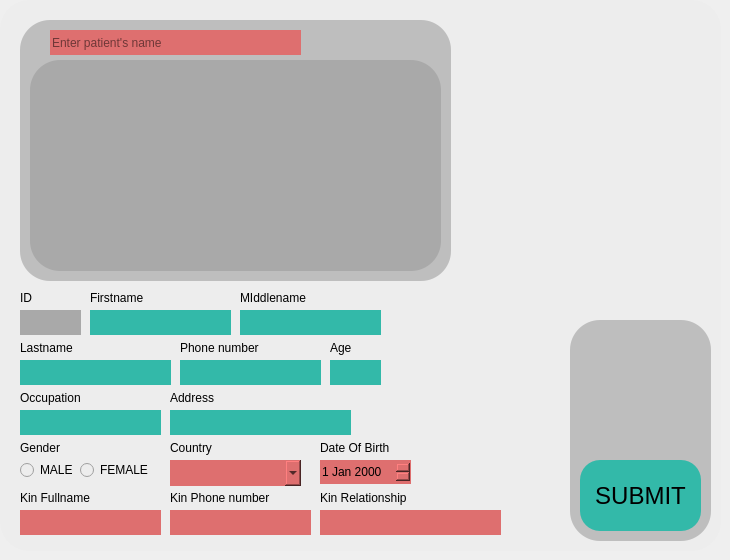
      <widget class="QWidget" name="page_4">
       <widget class="QGroupBox" name="groupBox_7">
        <property name="geometry">
         <rect>
          <x>0</x>
          <y>0</y>
          <width>721</width>
          <height>551</height>
         </rect>
        </property>
        <property name="styleSheet">
         <string notr="true">background-color: #EDEDED;
border-radius: 30px;</string>
        </property>
        <property name="title">
         <string/>
        </property>
        <widget class="QLineEdit" name="lineEdit_57">
         <property name="geometry">
          <rect>
           <x>90</x>
           <y>310</y>
           <width>141</width>
           <height>25</height>
          </rect>
         </property>
         <property name="cursor">
          <cursorShape>IBeamCursor</cursorShape>
         </property>
         <property name="styleSheet">
          <string notr="true">background-color: #33B9A9;</string>
         </property>
         <property name="readOnly">
          <bool>false</bool>
         </property>
        </widget>
        <widget class="QLabel" name="label_80">
         <property name="geometry">
          <rect>
           <x>90</x>
           <y>290</y>
           <width>71</width>
           <height>16</height>
          </rect>
         </property>
         <property name="font">
          <font/>
         </property>
         <property name="styleSheet">
          <string notr="true">color:#000000;</string>
         </property>
         <property name="text">
          <string>Firstname</string>
         </property>
        </widget>
        <widget class="QLabel" name="label_81">
         <property name="geometry">
          <rect>
           <x>180</x>
           <y>340</y>
           <width>91</width>
           <height>16</height>
          </rect>
         </property>
         <property name="font">
          <font/>
         </property>
         <property name="styleSheet">
          <string notr="true">color:#000000;</string>
         </property>
         <property name="text">
          <string>Phone number</string>
         </property>
        </widget>
        <widget class="QLineEdit" name="lineEdit_58">
         <property name="geometry">
          <rect>
           <x>180</x>
           <y>360</y>
           <width>141</width>
           <height>25</height>
          </rect>
         </property>
         <property name="cursor">
          <cursorShape>IBeamCursor</cursorShape>
         </property>
         <property name="styleSheet">
          <string notr="true">background-color: #33B9A9;
border-radius: 30px;</string>
         </property>
         <property name="readOnly">
          <bool>false</bool>
         </property>
         <property name="placeholderText">
          <string/>
         </property>
        </widget>
        <widget class="QLabel" name="label_83">
         <property name="geometry">
          <rect>
           <x>20</x>
           <y>390</y>
           <width>71</width>
           <height>16</height>
          </rect>
         </property>
         <property name="font">
          <font/>
         </property>
         <property name="styleSheet">
          <string notr="true">color:#000000;</string>
         </property>
         <property name="text">
          <string>Occupation</string>
         </property>
        </widget>
        <widget class="QLineEdit" name="lineEdit_59">
         <property name="geometry">
          <rect>
           <x>20</x>
           <y>410</y>
           <width>141</width>
           <height>25</height>
          </rect>
         </property>
         <property name="cursor">
          <cursorShape>IBeamCursor</cursorShape>
         </property>
         <property name="styleSheet">
          <string notr="true">background-color: #33B9A9;
border-radius: 30px;</string>
         </property>
         <property name="readOnly">
          <bool>false</bool>
         </property>
         <property name="placeholderText">
          <string/>
         </property>
        </widget>
        <widget class="QLabel" name="label_84">
         <property name="geometry">
          <rect>
           <x>20</x>
           <y>440</y>
           <width>71</width>
           <height>16</height>
          </rect>
         </property>
         <property name="font">
          <font/>
         </property>
         <property name="styleSheet">
          <string notr="true">color:#000000;</string>
         </property>
         <property name="text">
          <string>Gender</string>
         </property>
        </widget>
        <widget class="QLabel" name="label_87">
         <property name="geometry">
          <rect>
           <x>170</x>
           <y>440</y>
           <width>71</width>
           <height>16</height>
          </rect>
         </property>
         <property name="font">
          <font/>
         </property>
         <property name="styleSheet">
          <string notr="true">color:#000000;</string>
         </property>
         <property name="text">
          <string>Country</string>
         </property>
        </widget>
        <widget class="QLineEdit" name="lineEdit_60">
         <property name="geometry">
          <rect>
           <x>330</x>
           <y>360</y>
           <width>51</width>
           <height>25</height>
          </rect>
         </property>
         <property name="cursor">
          <cursorShape>IBeamCursor</cursorShape>
         </property>
         <property name="styleSheet">
          <string notr="true">background-color: #33B9A9;
border-radius: 30px;</string>
         </property>
         <property name="readOnly">
          <bool>false</bool>
         </property>
        </widget>
        <widget class="QLabel" name="label_88">
         <property name="geometry">
          <rect>
           <x>330</x>
           <y>340</y>
           <width>51</width>
           <height>16</height>
          </rect>
         </property>
         <property name="font">
          <font/>
         </property>
         <property name="styleSheet">
          <string notr="true">color:#000000;</string>
         </property>
         <property name="text">
          <string>Age</string>
         </property>
        </widget>
        <widget class="QLabel" name="label_89">
         <property name="geometry">
          <rect>
           <x>240</x>
           <y>290</y>
           <width>81</width>
           <height>16</height>
          </rect>
         </property>
         <property name="font">
          <font/>
         </property>
         <property name="styleSheet">
          <string notr="true">color:#000000;</string>
         </property>
         <property name="text">
          <string>MIddlename</string>
         </property>
        </widget>
        <widget class="QLineEdit" name="lineEdit_61">
         <property name="geometry">
          <rect>
           <x>240</x>
           <y>310</y>
           <width>141</width>
           <height>25</height>
          </rect>
         </property>
         <property name="cursor">
          <cursorShape>IBeamCursor</cursorShape>
         </property>
         <property name="styleSheet">
          <string notr="true">background-color: #33B9A9;
border-radius: 30px;</string>
         </property>
         <property name="readOnly">
          <bool>false</bool>
         </property>
        </widget>
        <widget class="QLabel" name="label_90">
         <property name="geometry">
          <rect>
           <x>170</x>
           <y>390</y>
           <width>71</width>
           <height>16</height>
          </rect>
         </property>
         <property name="font">
          <font/>
         </property>
         <property name="styleSheet">
          <string notr="true">color:#000000;</string>
         </property>
         <property name="text">
          <string>Address</string>
         </property>
        </widget>
        <widget class="QLineEdit" name="lineEdit_62">
         <property name="geometry">
          <rect>
           <x>170</x>
           <y>410</y>
           <width>181</width>
           <height>25</height>
          </rect>
         </property>
         <property name="cursor">
          <cursorShape>IBeamCursor</cursorShape>
         </property>
         <property name="styleSheet">
          <string notr="true">background-color: #33B9A9;
border-radius: 30px;</string>
         </property>
         <property name="readOnly">
          <bool>false</bool>
         </property>
         <property name="placeholderText">
          <string/>
         </property>
        </widget>
        <widget class="QLineEdit" name="lineEdit_65">
         <property name="geometry">
          <rect>
           <x>20</x>
           <y>360</y>
           <width>151</width>
           <height>25</height>
          </rect>
         </property>
         <property name="cursor">
          <cursorShape>IBeamCursor</cursorShape>
         </property>
         <property name="styleSheet">
          <string notr="true">background-color: #33B9A9;
border-radius: 30px;</string>
         </property>
         <property name="readOnly">
          <bool>false</bool>
         </property>
        </widget>
        <widget class="QLabel" name="label_91">
         <property name="geometry">
          <rect>
           <x>20</x>
           <y>340</y>
           <width>81</width>
           <height>16</height>
          </rect>
         </property>
         <property name="font">
          <font/>
         </property>
         <property name="styleSheet">
          <string notr="true">color:#000000;</string>
         </property>
         <property name="text">
          <string>Lastname</string>
         </property>
        </widget>
        <widget class="QLabel" name="label_92">
         <property name="geometry">
          <rect>
           <x>320</x>
           <y>440</y>
           <width>91</width>
           <height>16</height>
          </rect>
         </property>
         <property name="font">
          <font/>
         </property>
         <property name="styleSheet">
          <string notr="true">color:#000000;</string>
         </property>
         <property name="text">
          <string>Date Of Birth</string>
         </property>
        </widget>
        <widget class="QLineEdit" name="lineEdit_66">
         <property name="geometry">
          <rect>
           <x>20</x>
           <y>510</y>
           <width>141</width>
           <height>25</height>
          </rect>
         </property>
         <property name="styleSheet">
          <string notr="true">background-color: #DE6F6F;
border-radius: 30px;</string>
         </property>
        </widget>
        <widget class="QLineEdit" name="lineEdit_67">
         <property name="geometry">
          <rect>
           <x>320</x>
           <y>510</y>
           <width>181</width>
           <height>25</height>
          </rect>
         </property>
         <property name="styleSheet">
          <string notr="true">background-color: #DE6F6F;
border-radius: 30px;</string>
         </property>
         <property name="placeholderText">
          <string/>
         </property>
        </widget>
        <widget class="QLabel" name="label_93">
         <property name="geometry">
          <rect>
           <x>20</x>
           <y>490</y>
           <width>81</width>
           <height>16</height>
          </rect>
         </property>
         <property name="font">
          <font/>
         </property>
         <property name="styleSheet">
          <string notr="true">color:#000000;</string>
         </property>
         <property name="text">
          <string>Kin Fullname </string>
         </property>
        </widget>
        <widget class="QLabel" name="label_94">
         <property name="geometry">
          <rect>
           <x>320</x>
           <y>490</y>
           <width>101</width>
           <height>16</height>
          </rect>
         </property>
         <property name="font">
          <font/>
         </property>
         <property name="styleSheet">
          <string notr="true">color:#000000;</string>
         </property>
         <property name="text">
          <string>Kin Relationship</string>
         </property>
        </widget>
        <widget class="QLabel" name="label_95">
         <property name="geometry">
          <rect>
           <x>170</x>
           <y>490</y>
           <width>131</width>
           <height>16</height>
          </rect>
         </property>
         <property name="font">
          <font/>
         </property>
         <property name="styleSheet">
          <string notr="true">color:#000000;</string>
         </property>
         <property name="text">
          <string>Kin Phone number</string>
         </property>
        </widget>
        <widget class="QLineEdit" name="lineEdit_68">
         <property name="geometry">
          <rect>
           <x>170</x>
           <y>510</y>
           <width>141</width>
           <height>25</height>
          </rect>
         </property>
         <property name="styleSheet">
          <string notr="true">background-color: #DE6F6F;
border-radius: 30px;</string>
         </property>
         <property name="placeholderText">
          <string/>
         </property>
        </widget>
        <widget class="QGroupBox" name="groupBox_20">
         <property name="geometry">
          <rect>
           <x>570</x>
           <y>320</y>
           <width>141</width>
           <height>221</height>
          </rect>
         </property>
         <property name="styleSheet">
          <string notr="true">background-color: #BEBEBE;
border-radius: 30px;</string>
         </property>
         <property name="title">
          <string/>
         </property>
         <widget class="QLabel" name="label_97">
          <property name="geometry">
           <rect>
            <x>20</x>
            <y>30</y>
            <width>100</width>
            <height>100</height>
           </rect>
          </property>
          <property name="text">
           <string/>
          </property>
          <property name="pixmap">
           <pixmap resource="img.qrc">:/img/icon/qrcode2.png</pixmap>
          </property>
          <property name="scaledContents">
           <bool>true</bool>
          </property>
         </widget>
         <widget class="QPushButton" name="pushButton_11">
          <property name="geometry">
           <rect>
            <x>10</x>
            <y>140</y>
            <width>121</width>
            <height>71</height>
           </rect>
          </property>
          <property name="font">
           <font>
            <pointsize>18</pointsize>
           </font>
          </property>
          <property name="cursor">
           <cursorShape>OpenHandCursor</cursorShape>
          </property>
          <property name="styleSheet">
           <string notr="true">background: #33B9A9;
border-radius: 20px;
color: #000;</string>
          </property>
          <property name="text">
           <string>SUBMIT</string>
          </property>
         </widget>
        </widget>
        <widget class="QGroupBox" name="groupBox_21">
         <property name="geometry">
          <rect>
           <x>20</x>
           <y>20</y>
           <width>431</width>
           <height>261</height>
          </rect>
         </property>
         <property name="styleSheet">
          <string notr="true">background-color: #BEBEBE;
border-radius: 30px;</string>
         </property>
         <property name="title">
          <string/>
         </property>
         <widget class="QLineEdit" name="lineEdit_69">
          <property name="geometry">
           <rect>
            <x>30</x>
            <y>10</y>
            <width>251</width>
            <height>25</height>
           </rect>
          </property>
          <property name="styleSheet">
           <string notr="true">background-color: #DE6F6F;
border-radius: 30px;
color: #000;</string>
          </property>
          <property name="placeholderText">
           <string>Enter patient's name</string>
          </property>
         </widget>
         <widget class="QListView" name="listViewReVisit_3">
          <property name="geometry">
           <rect>
            <x>10</x>
            <y>40</y>
            <width>411</width>
            <height>211</height>
           </rect>
          </property>
          <property name="styleSheet">
           <string notr="true">background-color: rgb(169, 169, 169);</string>
          </property>
         </widget>
        </widget>
        <widget class="QLabel" name="label_98">
         <property name="geometry">
          <rect>
           <x>20</x>
           <y>290</y>
           <width>51</width>
           <height>16</height>
          </rect>
         </property>
         <property name="font">
          <font/>
         </property>
         <property name="styleSheet">
          <string notr="true">color:#000000;</string>
         </property>
         <property name="text">
          <string>ID</string>
         </property>
        </widget>
        <widget class="QLineEdit" name="lineEdit_70">
         <property name="geometry">
          <rect>
           <x>20</x>
           <y>310</y>
           <width>61</width>
           <height>25</height>
          </rect>
         </property>
         <property name="cursor">
          <cursorShape>ForbiddenCursor</cursorShape>
         </property>
         <property name="styleSheet">
          <string notr="true">background-color: rgb(169, 169, 169);</string>
         </property>
         <property name="readOnly">
          <bool>true</bool>
         </property>
        </widget>
        <widget class="QDateEdit" name="dateEdit_5">
         <property name="geometry">
          <rect>
           <x>320</x>
           <y>460</y>
           <width>91</width>
           <height>24</height>
          </rect>
         </property>
         <property name="styleSheet">
          <string notr="true">background-color: #DE6F6F;
border-radius: 30px;
color: #000;</string>
         </property>
        </widget>
        <widget class="QRadioButton" name="radioButton_21">
         <property name="geometry">
          <rect>
           <x>20</x>
           <y>460</y>
           <width>61</width>
           <height>20</height>
          </rect>
         </property>
         <property name="styleSheet">
          <string notr="true">color: #000;</string>
         </property>
         <property name="text">
          <string>MALE</string>
         </property>
        </widget>
        <widget class="QRadioButton" name="radioButton_22">
         <property name="geometry">
          <rect>
           <x>80</x>
           <y>460</y>
           <width>81</width>
           <height>20</height>
          </rect>
         </property>
         <property name="styleSheet">
          <string notr="true">color: #000;</string>
         </property>
         <property name="text">
          <string>FEMALE</string>
         </property>
        </widget>
        <widget class="QComboBox" name="comboBox_9">
         <property name="geometry">
          <rect>
           <x>170</x>
           <y>460</y>
           <width>131</width>
           <height>26</height>
          </rect>
         </property>
         <property name="styleSheet">
          <string notr="true">background-color: #DE6F6F;
border-radius: 30px;
color: #000;</string>
         </property>
         <item>
          <property name="text">
           <string/>
          </property>
         </item>
         <item>
          <property name="text">
           <string>Tanzania</string>
          </property>
         </item>
         <item>
          <property name="text">
           <string>Kenya</string>
          </property>
         </item>
         <item>
          <property name="text">
           <string>Uganda</string>
          </property>
         </item>
         <item>
          <property name="text">
           <string>Rwanda</string>
          </property>
         </item>
         <item>
          <property name="text">
           <string>Burundi</string>
          </property>
         </item>
         <item>
          <property name="text">
           <string>Others</string>
          </property>
         </item>
        </widget>
       </widget>
      </widget>
